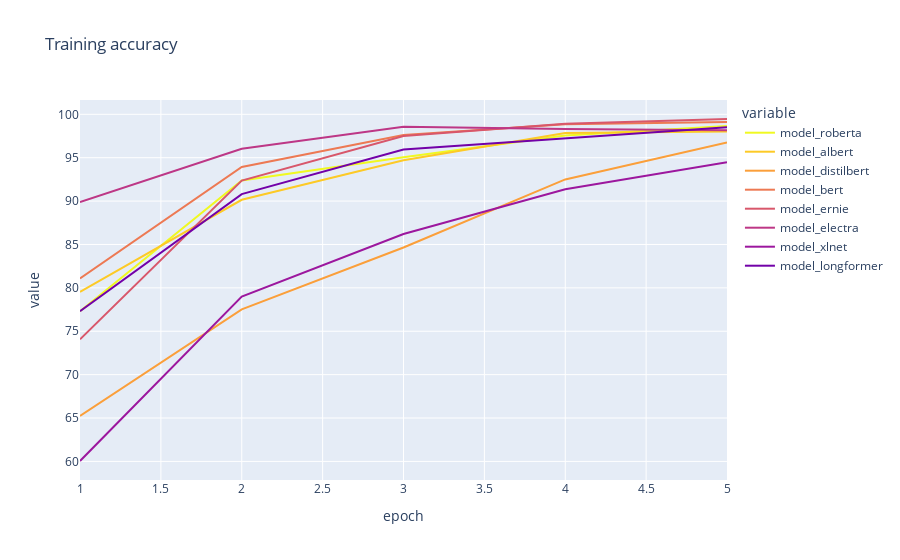

The notebook cell this image was saved under:
### Code cell
fig = px.line(df_acc_sarcasm, x='epoch', y=df_acc_sarcasm.columns[1:9], color_discrete_sequence=px.colors.sequential.Plasma_r, #["red", "green", "blue", "goldenrod", "magenta"],
             title="Training accuracy")

# Show plot 
fig.show()

### Figure 1 — Plotly figure (JSON) as saved in the notebook; plotly's stock layout.template omitted (floating-point values rounded to 4 significant figures)
{"data": [{"hovertemplate": "variable=model_roberta<br>epoch=%{x}<br>value=%{y}<extra></extra>", "legendgroup": "model_roberta", "line": {"color": "#f0f921", "dash": "solid"}, "mode": "lines", "name": "model_roberta", "orientation": "v", "showlegend": true, "type": "scatter", "x": [1, 2, 3, 4, 5], "xaxis": "x", "y": [77.31, 92.37, 95.06, 97.56, 98.66], "yaxis": "y"}, {"hovertemplate": "variable=model_albert<br>epoch=%{x}<br>value=%{y}<extra></extra>", "legendgroup": "model_albert", "line": {"color": "#fdca26", "dash": "solid"}, "mode": "lines", "name": "model_albert", "orientation": "v", "showlegend": true, "type": "scatter", "x": [1, 2, 3, 4, 5], "xaxis": "x", "y": [79.52, 90.15, 94.72, 97.84, 98.03], "yaxis": "y"}, {"hovertemplate": "variable=model_distilbert<br>epoch=%{x}<br>value=%{y}<extra></extra>", "legendgroup": "model_distilbert", "line": {"color": "#fb9f3a", "dash": "solid"}, "mode": "lines", "name": "model_distilbert", "orientation": "v", "showlegend": true, "type": "scatter", "x": [1, 2, 3, 4, 5], "xaxis": "x", "y": [65.24, 77.52, 84.65, 92.5, 96.75], "yaxis": "y"}, {"hovertemplate": "variable=model_bert<br>epoch=%{x}<br>value=%{y}<extra></extra>", "legendgroup": "model_bert", "line": {"color": "#ed7953", "dash": "solid"}, "mode": "lines", "name": "model_bert", "orientation": "v", "showlegend": true, "type": "scatter", "x": [1, 2, 3, 4, 5], "xaxis": "x", "y": [81.09, 93.94, 97.62, 98.84, 99.12], "yaxis": "y"}, {"hovertemplate": "variable=model_ernie<br>epoch=%{x}<br>value=%{y}<extra></extra>", "legendgroup": "model_ernie", "line": {"color": "#d8576b", "dash": "solid"}, "mode": "lines", "name": "model_ernie", "orientation": "v", "showlegend": true, "type": "scatter", "x": [1, 2, 3, 4, 5], "xaxis": "x", "y": [74.07, 92.36, 97.49, 98.92, 99.46], "yaxis": "y"}, {"hovertemplate": "variable=model_electra<br>epoch=%{x}<br>value=%{y}<extra></extra>", "legendgroup": "model_electra", "line": {"color": "#bd3786", "dash": "solid"}, "mode": "lines", "name": "model_electra", "orientation": "v", "showlegend": true, "type": "scatter", "x": [1, 2, 3, 4, 5], "xaxis": "x", "y": [89.88, 96.03, 98.57, 98.32, 98.16], "yaxis": "y"}, {"hovertemplate": "variable=model_xlnet<br>epoch=%{x}<br>value=%{y}<extra></extra>", "legendgroup": "model_xlnet", "line": {"color": "#9c179e", "dash": "solid"}, "mode": "lines", "name": "model_xlnet", "orientation": "v", "showlegend": true, "type": "scatter", "x": [1, 2, 3, 4, 5], "xaxis": "x", "y": [60.05, 78.99, 86.21, 91.37, 94.47], "yaxis": "y"}, {"hovertemplate": "variable=model_longformer<br>epoch=%{x}<br>value=%{y}<extra></extra>", "legendgroup": "model_longformer", "line": {"color": "#7201a8", "dash": "solid"}, "mode": "lines", "name": "model_longformer", "orientation": "v", "showlegend": true, "type": "scatter", "x": [1, 2, 3, 4, 5], "xaxis": "x", "y": [77.31, 90.81, 95.94, 97.22, 98.5], "yaxis": "y"}], "layout": {"legend": {"title": {"text": "variable"}, "tracegroupgap": 0}, "title": {"text": "Training accuracy"}, "xaxis": {"anchor": "y", "domain": [0, 1], "title": {"text": "epoch"}}, "yaxis": {"anchor": "x", "domain": [0, 1], "title": {"text": "value"}}}}
